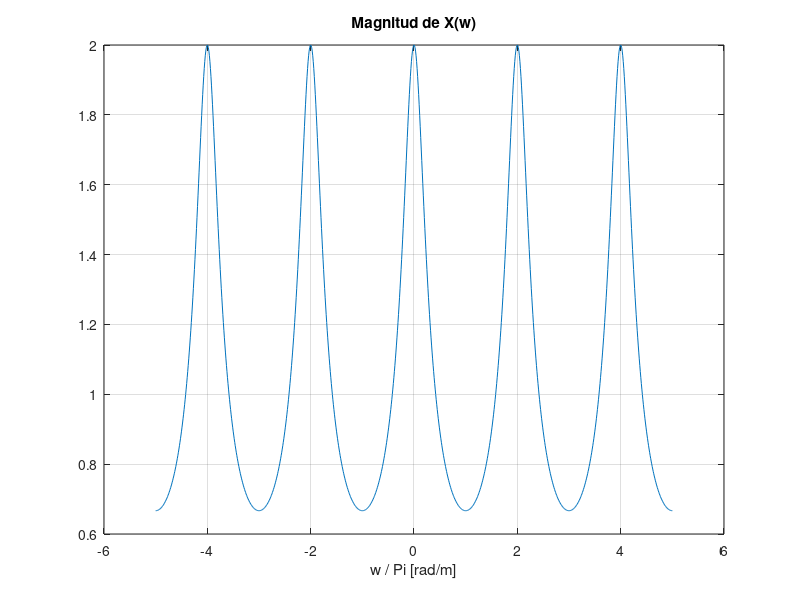

Source code (MATLAB):
%mi rut es 19.891.504-1
A=1 ; B=9 ; C=8 ; D=9 ; E=1 ; F=5 ; G=0 ; H=4 ; I=1;
w = [-5 : 0.01 : 5] * pi;
X = exp(j*w) ./ (exp(j*w) - 0.5);
plot(w/pi, abs(X)); grid
xlabel('w / Pi [rad/m]');
title('Magnitud de X(w)'); 